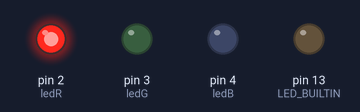
Bench run of a sketch on a simulated Arduino Uno, built with avr-gcc and run on an emulated ATmega328P. On the bench: output pins drawn as LEDs (lit = HIGH).

Above: at 0.5 s.
At 1.5 s:
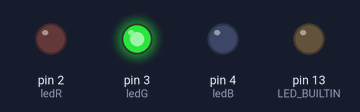
At 5.5 s:
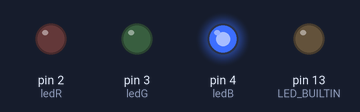
Timing chart, 0 to 6.9 s (numbered marks = the images above):
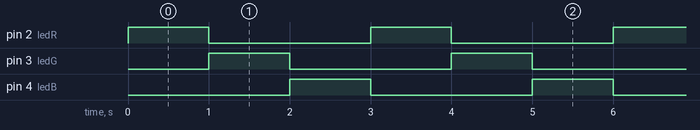

The sketch:

TRAFFIC_LIGHT.ino
```cpp
int ledR = 2;
int ledG = 3;
int ledB = 4;

void setup() {
  pinMode(ledR, OUTPUT);
  pinMode(ledG, OUTPUT);
  pinMode(ledB, OUTPUT);
  pinMode(LED_BUILTIN, OUTPUT);
}

void loop() {
  digitalWrite(ledR, HIGH);
  delay(1000);
  digitalWrite(ledR, LOW);

  digitalWrite(ledG, HIGH);
  delay(1000);
  digitalWrite(ledG, LOW);

  digitalWrite(ledB, HIGH);
  delay(1000);
  digitalWrite(ledB, LOW);
}
```

Measured:
- by itself, pin 2 (ledR), pin 3 (ledG), pin 4 (ledB): alternates HIGH for 1.0 s and LOW for 2.0 s
- by itself, everything shown: repeats every 3.0 s, in 4 steps
